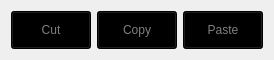
  <widget class="QWidget" name="horizontalLayoutWidget_2">
   <property name="geometry">
    <rect>
     <x>1030</x>
     <y>800</y>
     <width>179</width>
     <height>41</height>
    </rect>
   </property>
   <layout class="QHBoxLayout" name="Using_clipboard">
    <item>
     <widget class="QPushButton" name="Cut">
      <property name="styleSheet">
       <string notr="true">QPushButton{
  background-color: black;
  color: gray;
  width: 55px;
  height: 30px;
}

QPushButton:hover {
  background-color: silver;
}

QPushButton:pressed {
  background-color: white;
}</string>
      </property>
      <property name="text">
       <string>Cut</string>
      </property>
     </widget>
    </item>
    <item>
     <widget class="QPushButton" name="Copy">
      <property name="styleSheet">
       <string notr="true">QPushButton{
  background-color: black;
  color: gray;
  width: 55px;
  height: 30px;
}

QPushButton:hover {
  background-color: silver;
}

QPushButton:pressed {
  background-color: white;
}</string>
      </property>
      <property name="text">
       <string>Copy</string>
      </property>
     </widget>
    </item>
    <item>
     <widget class="QPushButton" name="Paste">
      <property name="styleSheet">
       <string notr="true">QPushButton{
  background-color: black;
  color: gray;
  width: 55px;
  height: 30px;
}

QPushButton:hover {
  background-color: silver;
}

QPushButton:pressed {
  background-color: white;
}</string>
      </property>
      <property name="text">
       <string>Paste</string>
      </property>
     </widget>
    </item>
   </layout>
  </widget>
